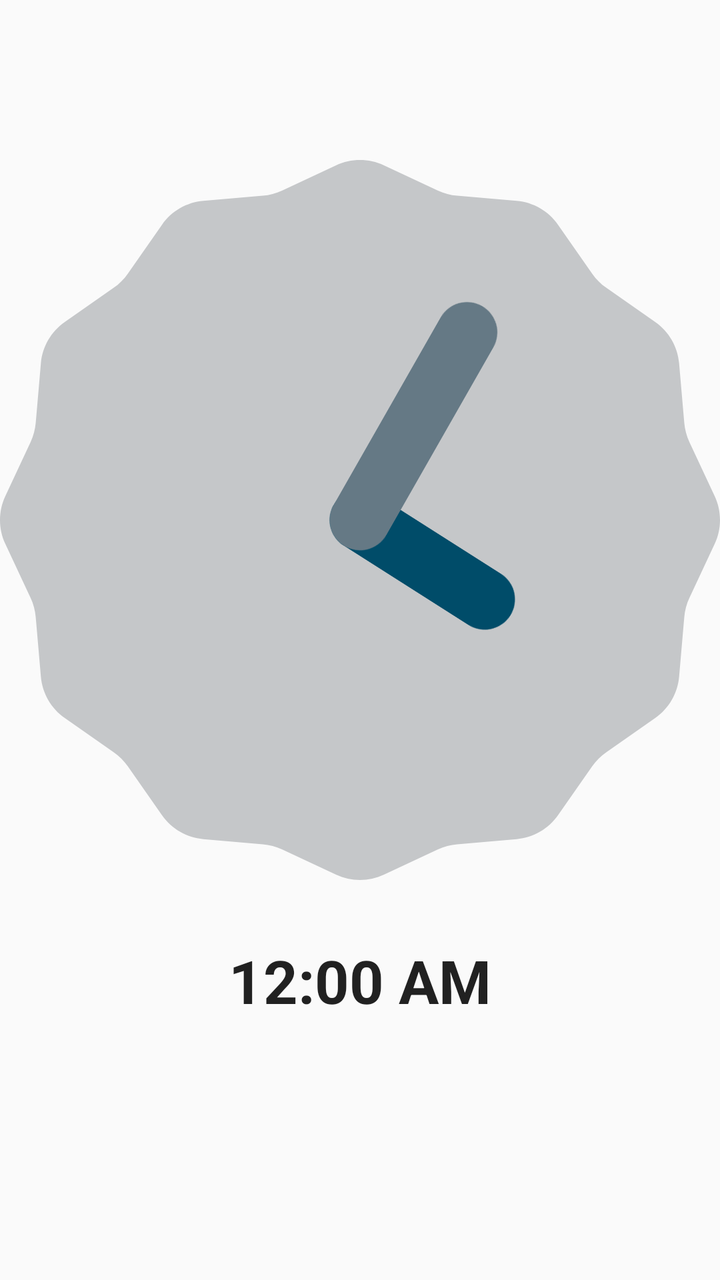
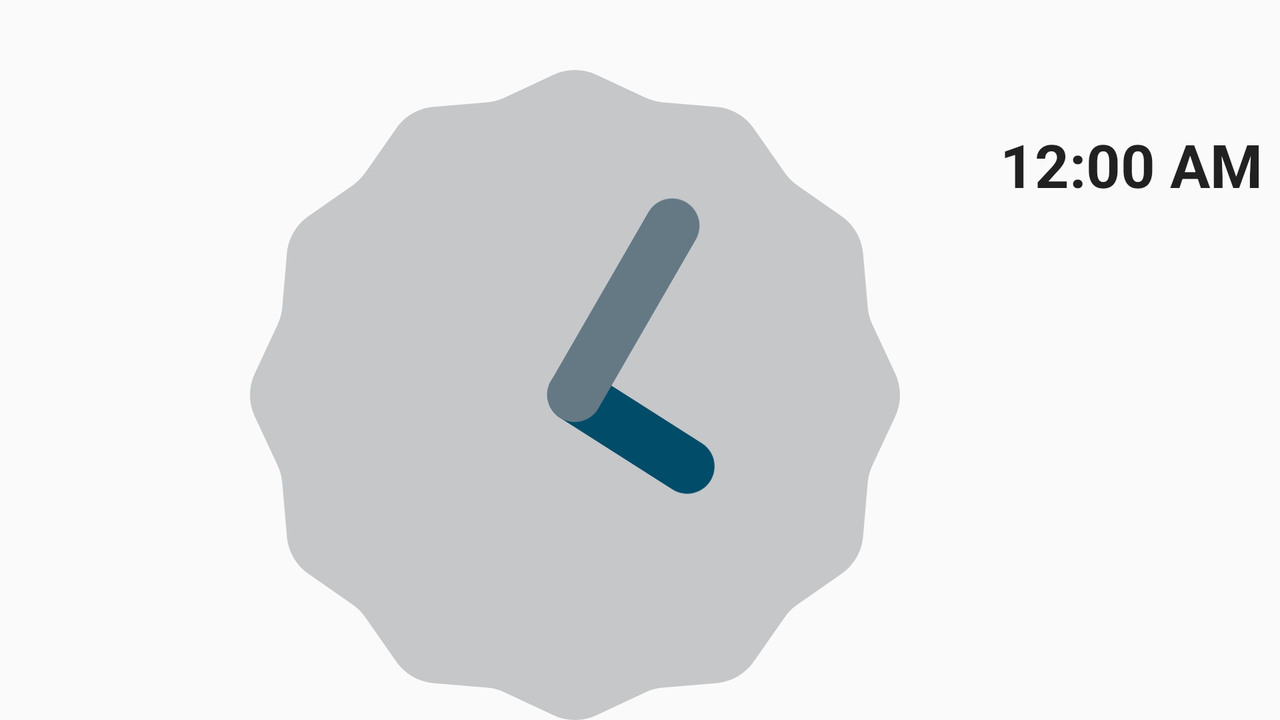

First picture: res/layout/ on a phone held upright. Second picture: the repository's own variant of that layout, on a device whose configuration matches the variant's folder. Source for both follows.
<!-- AndroidManifest.xml: application theme MyMaterialTheme -->
<!-- res/layout/fragment_one.xml -->
<RelativeLayout xmlns:android="http://schemas.android.com/apk/res/android"
    android:layout_width="fill_parent"
    android:layout_height="fill_parent"
    android:orientation="vertical">

    <AnalogClock
        android:id="@+id/analog_clock"
        android:layout_width="wrap_content"
        android:layout_height="wrap_content"
        android:layout_centerHorizontal="true"
        android:layout_marginTop="80dp"/>

        <DigitalClock
            android:layout_below="@id/analog_clock"
            android:layout_width="wrap_content"
            android:layout_marginTop="30dp"
            android:textAppearance="?android:textAppearanceLarge"
            android:textSize="30sp"
            android:textStyle="bold"
            android:layout_centerHorizontal="true"
            android:layout_height="wrap_content" />

    </RelativeLayout>
<!-- resources referenced by this layout -->
<resources>
  <style name="MyMaterialTheme" parent="MyMaterialTheme.Base">
  
      </style>
  <style name="MyMaterialTheme.Base" parent="Theme.AppCompat.Light.DarkActionBar">
          <item name="windowNoTitle">true</item>
          <item name="windowActionBar">false</item>
          <item name="colorPrimary">@color/colorPrimary</item>
          <item name="colorPrimaryDark">@color/colorPrimaryDark</item>
          <item name="colorAccent">@color/colorAccent</item>
      </style>
  <color name="colorPrimary">#125688</color>
  <color name="colorPrimaryDark">#125688</color>
  <color name="colorAccent">#c8e8ff</color>
</resources>
<!-- res/layout-land/fragment_one.xml (the repository's variant of the layout above) -->
<!-- drawn on the phone turned sideways -->
<RelativeLayout xmlns:android="http://schemas.android.com/apk/res/android"
    android:layout_width="fill_parent"
    android:layout_height="fill_parent"
    android:orientation="vertical">

    <AnalogClock
        android:id="@+id/analog_clock"
        android:layout_width="wrap_content"
        android:layout_height="wrap_content"
        android:layout_marginLeft="125dp"
        android:layout_marginTop="35dp"/>

        <DigitalClock
            android:layout_width="wrap_content"
            android:textAppearance="?android:textAppearanceLarge"
            android:textSize="30sp"
            android:textStyle="bold"
            android:layout_marginLeft="50dp"
            android:layout_height="wrap_content"
            android:layout_marginTop="27dp"
            android:layout_alignTop="@+id/analog_clock"
            android:layout_toEndOf="@+id/analog_clock" />

    </RelativeLayout>
